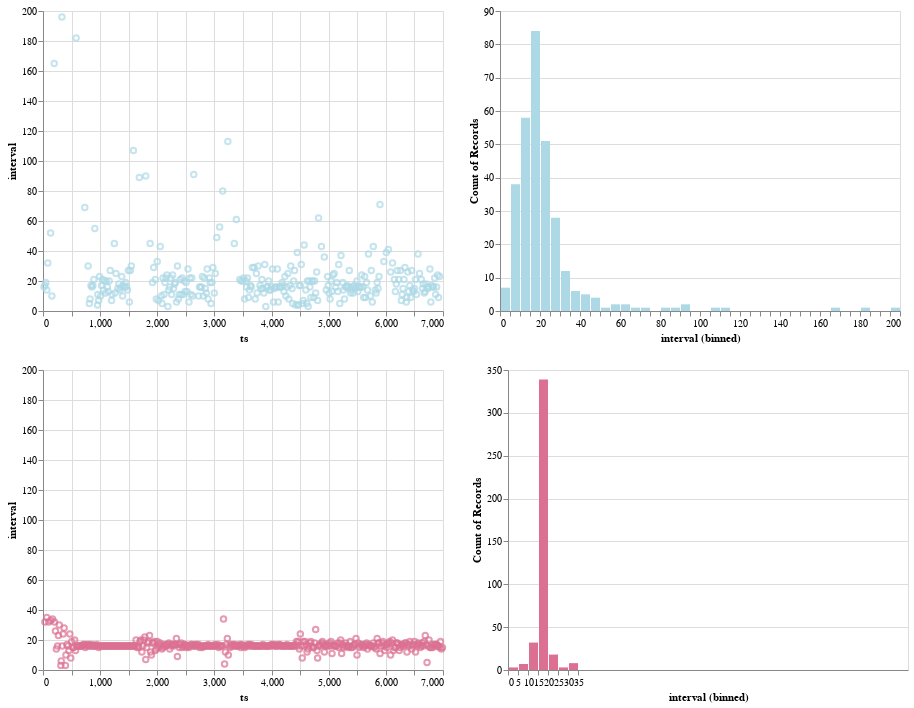

Here is the notebook cell this chart was saved with:
### Code cell
interval_query = """
WITH
frames AS (
  SELECT
    slice.dur dur,
    slice.ts  ts,
    slice.dur + slice.ts frame
  FROM
    slice
  INNER JOIN thread_track ON (slice.track_id = thread_track.id)
  INNER JOIN thread       ON (thread_track.utid = thread.utid)
  INNER JOIN process      ON (thread.upid       = process.upid)
  WHERE
        thread.is_main_thread = 1      
    AND process.name = '{p}'
    AND slice.name = 'Choreographer#doFrame'
),
first_frame AS (
  SELECT MIN(frames.ts) ts
  FROM frames
)
SELECT
  (frames.frame - (lag(frames.frame)
    OVER (ORDER BY frames.ts ROWS BETWEEN 1 PRECEDING AND CURRENT ROW))) / (1000 * 1000) AS interval,
  (frames.ts - first_frame.ts) / (1000 * 1000) ts
FROM frames, first_frame
"""

twdf = tw.query(interval_query.format(p='com.twitter.android')).as_pandas_dataframe()
igdf = ig.query(interval_query.format(p='com.instagram.android')).as_pandas_dataframe()

def chart_pair(df, color):
    return (alt.Chart(df).mark_point(color=color).encode(
                x='ts', y=alt.Y('interval', scale=alt.Scale(domain=(0, 200)))) | \
            alt.Chart(df).mark_bar(color=color).encode(
                x=alt.X('interval', bin=alt.Bin(step=5), scale=alt.Scale(domain=(0, 200))), y='count()'))

chart_pair(twdf, color='lightblue') & chart_pair(igdf, color='palevioletred')

### Figure 1 — Vega-Lite specification as saved in the notebook (floating-point values rounded to 4 significant figures; data arrays with more than 128 entries replaced by an {"elided": "..."} marker saying what was removed)
{"config": {"view": {"continuousWidth": 400, "continuousHeight": 300}}, "vconcat": [{"hconcat": [{"mark": {"type": "point", "color": "lightblue"}, "encoding": {"x": {"type": "quantitative", "field": "ts"}, "y": {"type": "quantitative", "field": "interval", "scale": {"domain": [0, 200]}}}}, {"mark": {"type": "bar", "color": "lightblue"}, "encoding": {"x": {"type": "quantitative", "bin": {"step": 5}, "field": "interval", "scale": {"domain": [0, 200]}}, "y": {"type": "quantitative", "aggregate": "count"}}}], "data": {"name": "data-4833b889e42a017ca9d9216964abf6e9"}}, {"hconcat": [{"mark": {"type": "point", "color": "palevioletred"}, "encoding": {"x": {"type": "quantitative", "field": "ts"}, "y": {"type": "quantitative", "field": "interval", "scale": {"domain": [0, 200]}}}}, {"mark": {"type": "bar", "color": "palevioletred"}, "encoding": {"x": {"type": "quantitative", "bin": {"step": 5}, "field": "interval", "scale": {"domain": [0, 200]}}, "y": {"type": "quantitative", "aggregate": "count"}}}], "data": {"name": "data-183d5ad1e8004471a44b9b473a5d3c09"}}], "$schema": "https://vega.github.io/schema/vega-lite/v4.8.1.json", "datasets": {"data-4833b889e42a017ca9d9216964abf6e9": {"elided": "310 records"}, "data-183d5ad1e8004471a44b9b473a5d3c09": {"elided": "411 records"}}}
